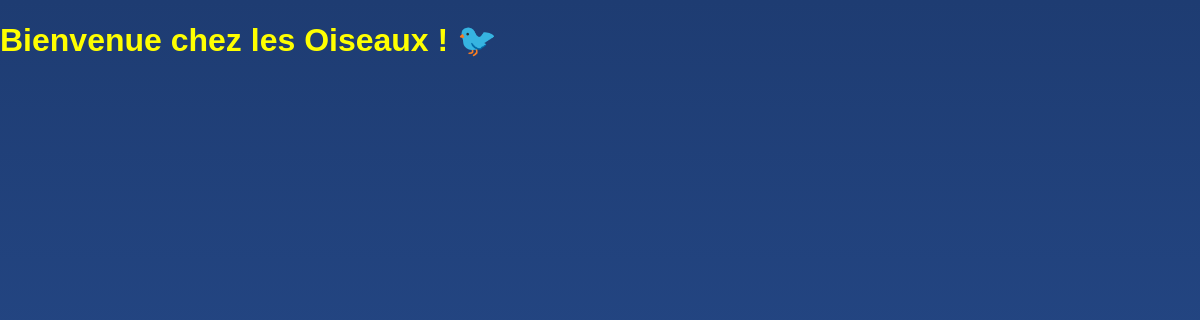
The app's page /pages/oiseaux.php, older data.
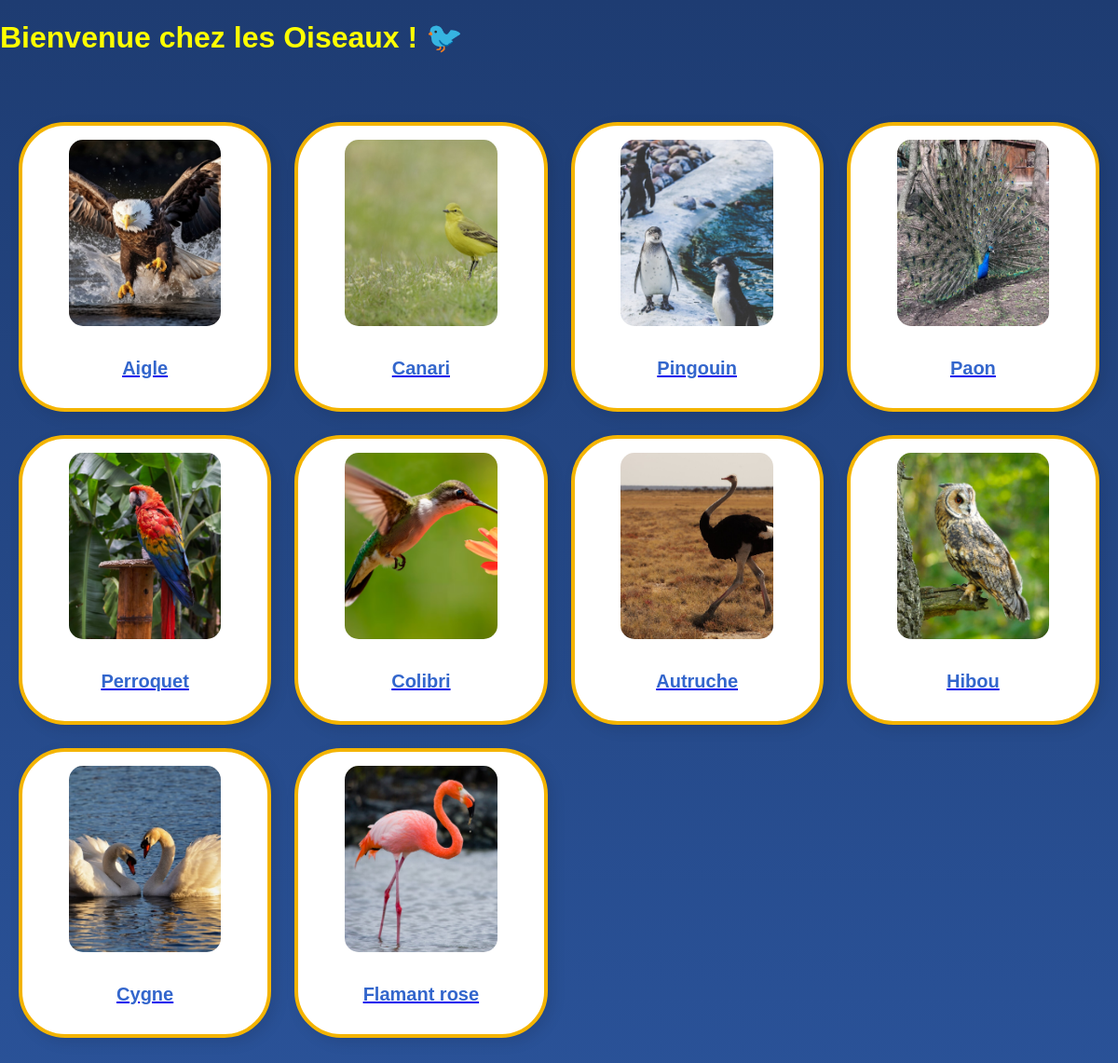
The same page, newer data.
### tables this page shows
CREATE TABLE `animaux` (
  `id` int(11) NOT NULL,
  `nom` varchar(100) NOT NULL,
  `description` mediumtext NOT NULL,
  `image` varchar(255) DEFAULT NULL,
  `son` varchar(255) NOT NULL,
  `sous_titre` varchar(200) DEFAULT NULL,
  `taille` varchar(100) DEFAULT NULL,
  `nourriture` varchar(100) DEFAULT NULL,
  `type_alimentation` varchar(100) DEFAULT NULL,
  `habitat` varchar(200) DEFAULT NULL,
  `zone_geographique` varchar(100) DEFAULT NULL,
  `informations_complementaires` text DEFAULT NULL,
  `categorie` varchar(50) DEFAULT NULL
);

### pages/oiseaux.php (the view, shortened to what this page needs)
<?php
include '../database/db.php';
?>
<!DOCTYPE html>
<html>
<head>
    <link href="style_projet.css" rel="stylesheet">
</head>
<body class="animal-page">
    <h1>Bienvenue chez les Oiseaux ! 🐦</h1>
    <div class="animals-grid">
        <?php
        $result = mysqli_query($conn, "SELECT * FROM animaux WHERE categorie = 'oiseau'");
        while ($row = mysqli_fetch_assoc($result)) {
            echo '<div class="anima">';
            echo '<a href="animal1.php?id=' . $row['id'] . '">';
            echo '<img src="../ressources/images/' . $row['image'] . '" width="200">';
            echo '<h3>' . $row['nom'] . '</h3>';
            echo '</a>';
            echo '</div>';
        }
        ?>
    </div>
</body>
</html>

Row changes from the older to the newer data that the page shows:
added animaux: image (picture), nom "Aigle"
added animaux: image (picture), nom "Canari"
added animaux: image (picture), nom "Pingouin"
added animaux: image (picture), nom "Paon"
added animaux: image (picture), nom "Perroquet"
added animaux: image (picture), nom "Colibri"
added animaux: image (picture), nom "Autruche"
added animaux: image (picture), nom "Hibou"
added animaux: image (picture), nom "Cygne"
added animaux: image (picture), nom "Flamant rose"
